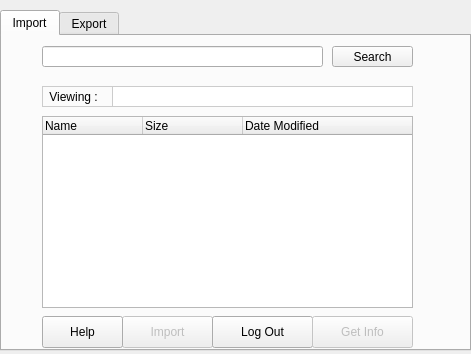
<?xml version="1.0" encoding="UTF-8"?>
<ui version="4.0">
 <class>Dialog</class>
 <widget class="QDialog" name="Dialog">
  <property name="geometry">
   <rect>
    <x>0</x>
    <y>0</y>
    <width>471</width>
    <height>354</height>
   </rect>
  </property>
  <property name="windowTitle">
   <string>iRods</string>
  </property>
  <widget class="QTabWidget" name="tabWidget">
   <property name="enabled">
    <bool>true</bool>
   </property>
   <property name="geometry">
    <rect>
     <x>0</x>
     <y>10</y>
     <width>471</width>
     <height>341</height>
    </rect>
   </property>
   <property name="currentIndex">
    <number>0</number>
   </property>
   <widget class="QWidget" name="imtab">
    <property name="enabled">
     <bool>true</bool>
    </property>
    <attribute name="title">
     <string>Import</string>
    </attribute>
    <widget class="QPushButton" name="upload_i">
     <property name="enabled">
      <bool>false</bool>
     </property>
     <property name="geometry">
      <rect>
       <x>120</x>
       <y>280</y>
       <width>91</width>
       <height>32</height>
      </rect>
     </property>
     <property name="text">
      <string>Import</string>
     </property>
    </widget>
    <widget class="QPushButton" name="logout_i">
     <property name="geometry">
      <rect>
       <x>210</x>
       <y>280</y>
       <width>101</width>
       <height>32</height>
      </rect>
     </property>
     <property name="text">
      <string>Log Out</string>
     </property>
    </widget>
    <widget class="QPushButton" name="pushButton_5">
     <property name="enabled">
      <bool>false</bool>
     </property>
     <property name="geometry">
      <rect>
       <x>310</x>
       <y>280</y>
       <width>101</width>
       <height>32</height>
      </rect>
     </property>
     <property name="text">
      <string>Get Info</string>
     </property>
    </widget>
    <widget class="QLineEdit" name="datastore_i">
     <property name="geometry">
      <rect>
       <x>110</x>
       <y>50</y>
       <width>301</width>
       <height>21</height>
      </rect>
     </property>
     <property name="styleSheet">
      <string notr="true">border:1px solid #ccc;

</string>
     </property>
     <property name="text">
      <string/>
     </property>
    </widget>
    <widget class="QLabel" name="label">
     <property name="geometry">
      <rect>
       <x>40</x>
       <y>50</y>
       <width>71</width>
       <height>21</height>
      </rect>
     </property>
     <property name="styleSheet">
      <string notr="true">border: 1px solid #ccc;
</string>
     </property>
     <property name="text">
      <string> Viewing :</string>
     </property>
    </widget>
    <widget class="QLineEdit" name="search_i">
     <property name="geometry">
      <rect>
       <x>40</x>
       <y>10</y>
       <width>281</width>
       <height>21</height>
      </rect>
     </property>
    </widget>
    <widget class="QPushButton" name="search_button_i">
     <property name="geometry">
      <rect>
       <x>330</x>
       <y>10</y>
       <width>81</width>
       <height>21</height>
      </rect>
     </property>
     <property name="text">
      <string>Search</string>
     </property>
    </widget>
    <widget class="QTreeWidget" name="import_tab">
     <property name="geometry">
      <rect>
       <x>40</x>
       <y>80</y>
       <width>371</width>
       <height>192</height>
      </rect>
     </property>
     <attribute name="headerDefaultSectionSize">
      <number>100</number>
     </attribute>
     <column>
      <property name="text">
       <string>Name</string>
      </property>
     </column>
     <column>
      <property name="text">
       <string>Size</string>
      </property>
     </column>
     <column>
      <property name="text">
       <string>Date Modified</string>
      </property>
     </column>
    </widget>
    <widget class="QPushButton" name="help">
     <property name="geometry">
      <rect>
       <x>40</x>
       <y>280</y>
       <width>81</width>
       <height>32</height>
      </rect>
     </property>
     <property name="text">
      <string>Help</string>
     </property>
    </widget>
   </widget>
   <widget class="QWidget" name="extab">
    <attribute name="title">
     <string>Export</string>
    </attribute>
    <widget class="QLineEdit" name="search_e">
     <property name="geometry">
      <rect>
       <x>40</x>
       <y>10</y>
       <width>281</width>
       <height>21</height>
      </rect>
     </property>
    </widget>
    <widget class="QPushButton" name="search_button_e">
     <property name="geometry">
      <rect>
       <x>330</x>
       <y>10</y>
       <width>81</width>
       <height>21</height>
      </rect>
     </property>
     <property name="text">
      <string>Search</string>
     </property>
    </widget>
    <widget class="QLineEdit" name="datastore_e">
     <property name="geometry">
      <rect>
       <x>110</x>
       <y>50</y>
       <width>301</width>
       <height>21</height>
      </rect>
     </property>
     <property name="styleSheet">
      <string notr="true">border:1px solid #ccc;

</string>
     </property>
     <property name="text">
      <string/>
     </property>
    </widget>
    <widget class="QLabel" name="label_2">
     <property name="geometry">
      <rect>
       <x>40</x>
       <y>50</y>
       <width>71</width>
       <height>21</height>
      </rect>
     </property>
     <property name="styleSheet">
      <string notr="true">border: 1px solid #ccc;
</string>
     </property>
     <property name="text">
      <string> Viewing :</string>
     </property>
    </widget>
    <widget class="QTreeWidget" name="export_tab">
     <property name="geometry">
      <rect>
       <x>40</x>
       <y>80</y>
       <width>371</width>
       <height>192</height>
      </rect>
     </property>
     <column>
      <property name="text">
       <string>Name</string>
      </property>
     </column>
     <column>
      <property name="text">
       <string>Size</string>
      </property>
     </column>
     <column>
      <property name="text">
       <string>Date Modified</string>
      </property>
     </column>
    </widget>
    <widget class="QPushButton" name="upload_e">
     <property name="enabled">
      <bool>false</bool>
     </property>
     <property name="geometry">
      <rect>
       <x>120</x>
       <y>280</y>
       <width>91</width>
       <height>32</height>
      </rect>
     </property>
     <property name="text">
      <string>Select</string>
     </property>
    </widget>
    <widget class="QPushButton" name="logout_e">
     <property name="geometry">
      <rect>
       <x>210</x>
       <y>280</y>
       <width>101</width>
       <height>32</height>
      </rect>
     </property>
     <property name="text">
      <string>Log Out</string>
     </property>
    </widget>
    <widget class="QPushButton" name="help_2">
     <property name="geometry">
      <rect>
       <x>40</x>
       <y>280</y>
       <width>81</width>
       <height>32</height>
      </rect>
     </property>
     <property name="text">
      <string>Help</string>
     </property>
    </widget>
   </widget>
  </widget>
 </widget>
 <layoutdefault spacing="6" margin="11"/>
 <resources/>
 <connections/>
</ui>
